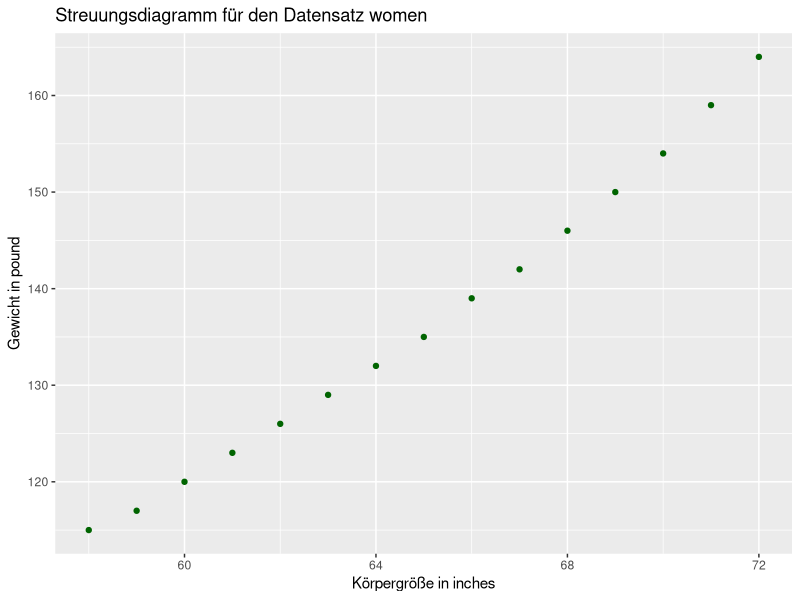
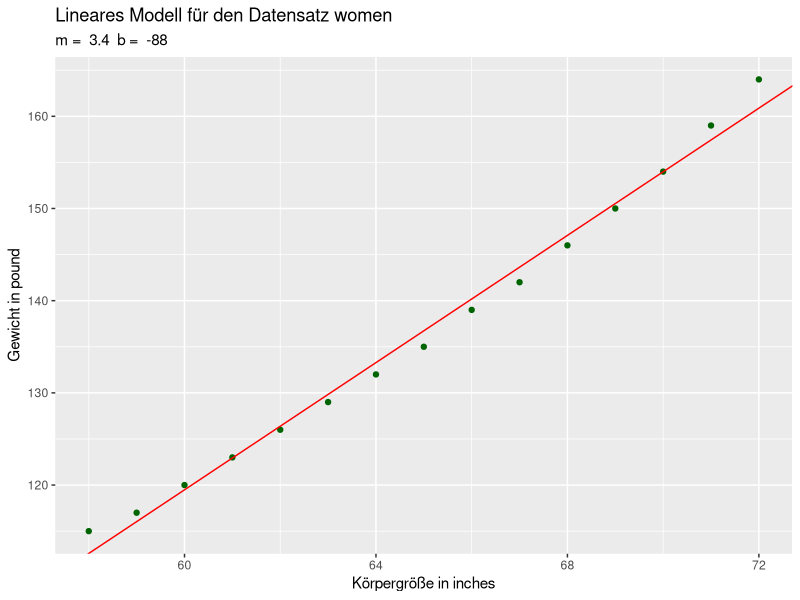
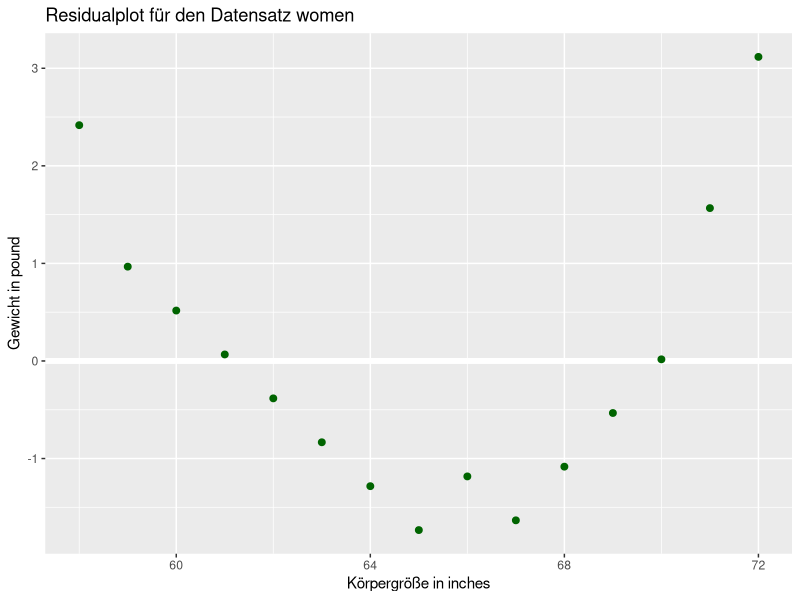
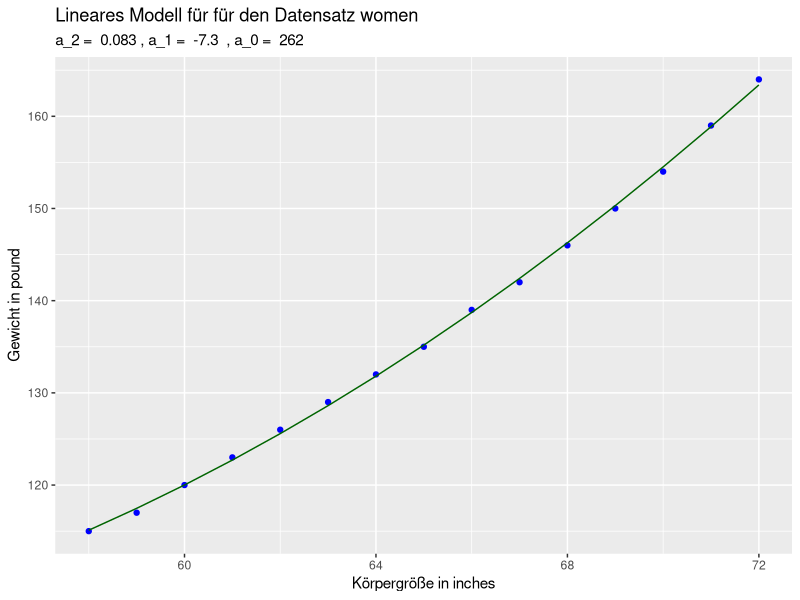
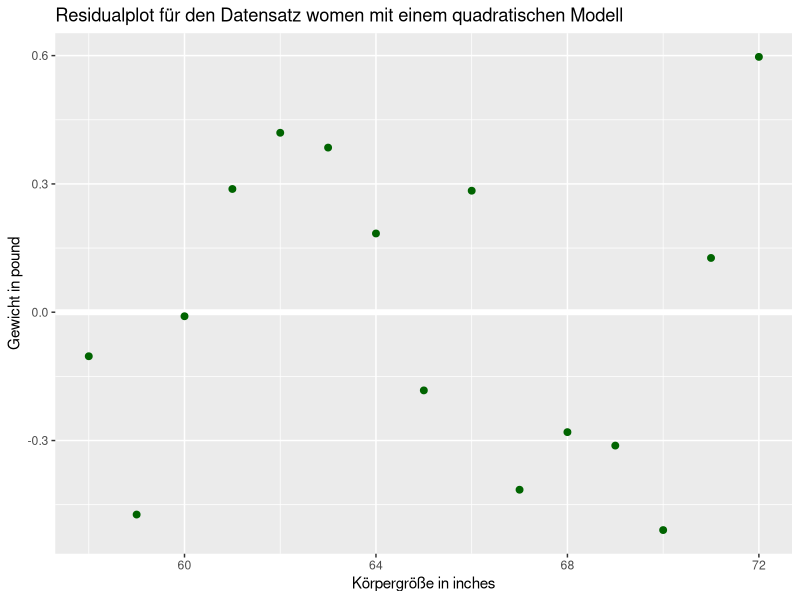
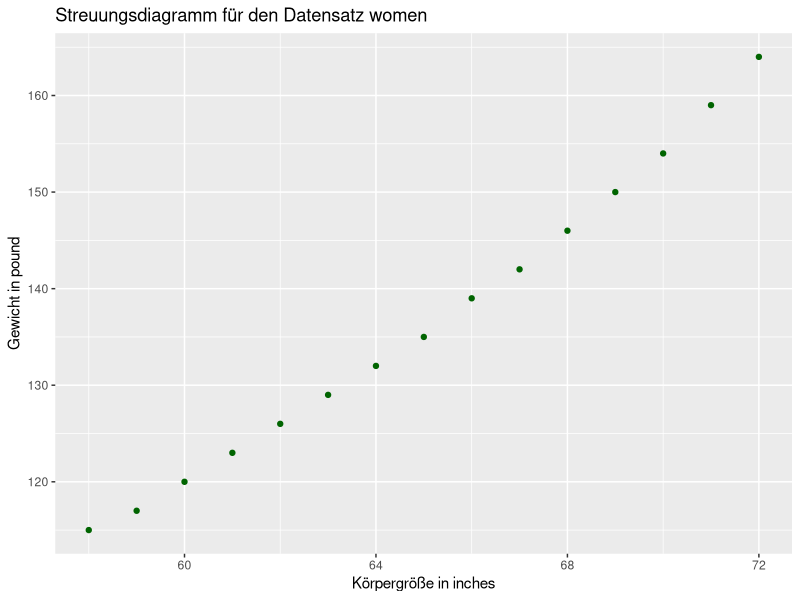
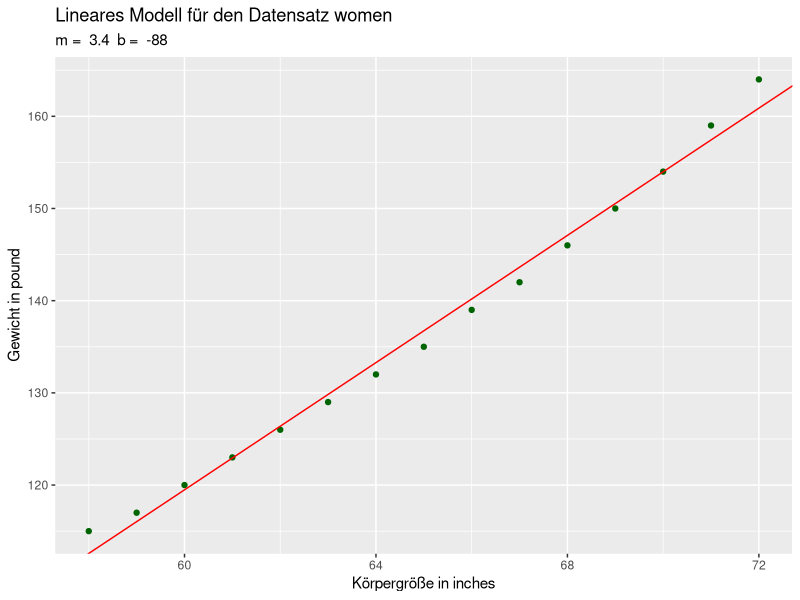
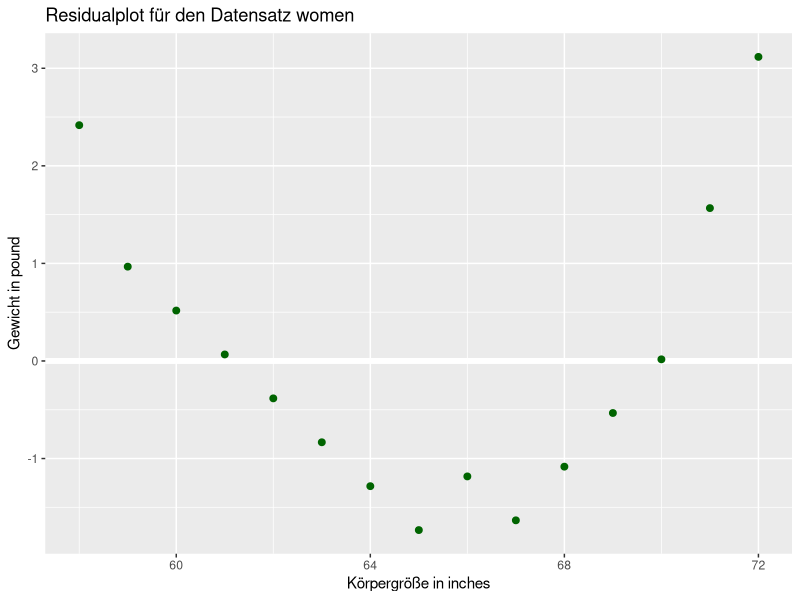

Write R code to recreate these figures, in order.
## ---- chunk 1
knitr::opts_chunk$set(echo = TRUE)
library(knitr)
library(kableExtra)
library(tidyverse)
library(modelr)
options(digits=2)
## ---- chunk 2
kable(women,
      align="l",
      caption="Tabelle 1: Der Datensatz women (Angaben in inches und pound)",
      col.names=c("Körpergröße", "Gewicht")) %>%
      kable_styling(
        bootstrap_options = c("striped", "condensed"), 
       full_width = T, 
       position = "center")
## ---- chunk 3
coeff <- cor(women$height, women$weight, method="pearson")
## ---- chunk 4
ggplot(women) +
  geom_point(mapping=aes(x=height, y=weight), 
             color="darkgreen") +
  labs(
    title="Streuungsdiagramm für den Datensatz women", 
    x="Körpergröße in inches", 
    y="Gewicht in pound"
  ) 

ggsave(filename="women1.png", 
       plot=last_plot(), device="png",
       path="../images/", 
       width=16, height=9, 
       units="cm")
## ---- chunk 5
sim <- lm(weight ~ height, data = women)

mbSim <- coef(sim)

ggplot(women) +
  geom_point(mapping=aes(x=height, y=weight), 
             color="darkgreen") +
  geom_abline(intercept=mbSim[1], slope=mbSim[2], color="red") +
  labs(
    title="Lineares Modell für den Datensatz women", 
    subtitle=paste("m = ", format(mbSim[2], digits=2), 
                   " b = ", format(mbSim[1], digits=2)),
    x="Körpergröße in inches", 
    y="Gewicht in pound"
  ) 

ggsave(filename="women2.png", 
       plot=last_plot(), 
       device="png",
       path="../images/", 
       width=16, height=9, 
       units="cm")
## ---- chunk 6
daten <- women %>%
  add_residuals(sim)
## ---- chunk 7
ggplot(daten, aes(height, resid)) + 
  geom_ref_line(h=0) + 
  geom_point(size=2.0, color="darkgreen") +
  labs(
    title="Residualplot für den Datensatz women", 
    x="Körpergröße in inches", 
    y="Gewicht in pound"
  )

ggsave(filename="women3.png", 
       plot=last_plot(), 
       device="png",
       path="../images/", 
       width=16, height=9, 
       units="cm")
## ---- chunk 8
sim2 <- lm(weight ~ height + I(height^2), data=women)

coefSim2 <- coef(sim2)

grid <- women %>%
  data_grid(height = seq(58.0, 72.0, 1.0)) %>%
  gather_predictions(sim2)


ggplot(grid) +
  geom_point(data = women, mapping=aes(x=height, y = weight),                      color="blue") + 
  geom_line(mapping=aes(x=height, y=pred), 
             color="darkgreen") +
  labs(
    title="Lineares Modell für für den Datensatz women", 
    subtitle=paste("a_2 = ", format(coefSim2[3], digits=2), 
                   ", a_1 = ", format(coefSim2[2], digits=2), 
                   " , a_0 = ", format(coefSim2[1], digits=2)),
    x="Körpergröße in inches", 
    y="Gewicht in pound"
  ) 

ggsave(filename="women4.png", 
       plot=last_plot(), 
       device="png",
       path="../images/", 
       width=16, height=9, 
       units="cm")
## ---- chunk 9
daten <- women %>%
  add_residuals(sim2)

ggplot(daten, aes(height, resid)) + 
  geom_ref_line(h=0) + 
  geom_point(size=2.0, color="darkgreen") +
  labs(
    title="Residualplot für den Datensatz women mit einem quadratischen Modell", 
    x="Körpergröße in inches", 
    y="Gewicht in pound"
  )

ggsave(filename="women5.png", 
       plot=last_plot(), 
       device="png",
       path="../images/", 
       width=16, height=9, 
       units="cm")
